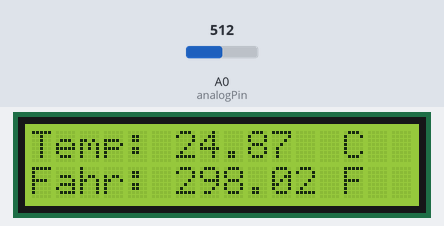
This sketch was run on a simulated Arduino Uno, built with avr-gcc and run on an emulated ATmega328P. On the bench: 16×2 character LCD. The test bench sets the inputs (shaded band); at power-on: A0 (analogPin) = 512. What the sketch prints to the serial monitor is not drawn.

Above: at 1.2 s.
1.3 s: A0 (analogPin) set to 680
At 3.1 s:
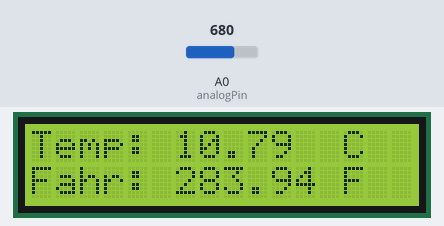
3.5 s: A0 (analogPin) set to 703
At 5.0 s:
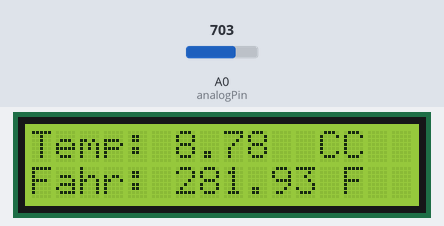
5.5 s: A0 (analogPin) set to 786
At 6.9 s:
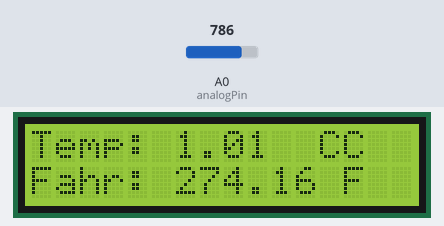
7.6 s: A0 (analogPin) set to 810
At 8.9 s:
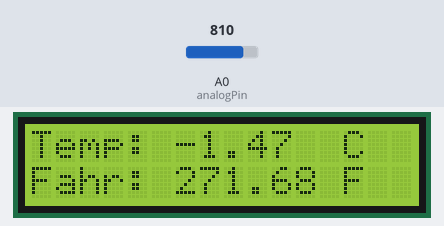
9.6 s: A0 (analogPin) set to 1014
At 10.7 s:
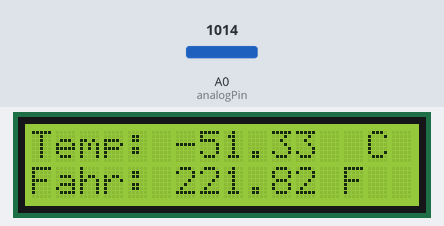
11.6 s: A0 (analogPin) set to 1023
At 12.6 s:
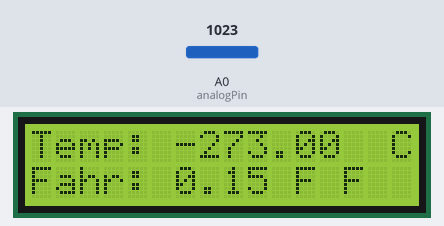
Timing chart, 0 to 14.6 s (numbered marks = the images above; inputs shaded):
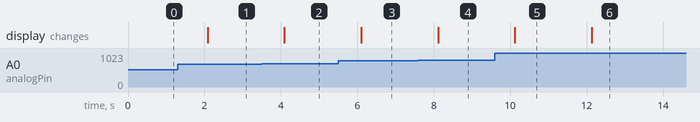

Measured:
- the behaviour switches between 689 and 690 on A0 (analogPin) (found by bisection; images 1 and 2)
- the behaviour switches between 795 and 796 on A0 (analogPin) (found by bisection; images 3 and 4)
- the behaviour switches between 1022 and 1023 on A0 (analogPin) (found by bisection; images 5 and 6)
- after the input at 1.3 s, the display: changes after 0.78 s (image 1)
- after the input at 3.5 s, the display: changes after 0.59 s (image 2)
- after the input at 5.5 s, the display: changes after 0.60 s (image 3)
- after the input at 7.6 s, the display: changes after 0.51 s (image 4)
- after the input at 9.6 s, the display: changes after 0.52 s (image 5)
- after the input at 11.6 s, the display: changes after 0.53 s (image 6)

The sketch:

analogRes.ino
```cpp
#include <LiquidCrystal.h>
// initialize the library with the numbers of the interface pins
LiquidCrystal lcd(4, 5, 9, 10, 11, 12);

#define analogPin  A0 //the thermistor attach to
#define beta 4090 //the beta of the thermistor

void setup()
{
  // set up the LCD's number of columns and rows:
  lcd.begin(16, 2);
  lcd.clear();
  lcd.setCursor(0, 1);

  lcd.print("Hello!");
  Serial.begin(9600);
  Serial.println("Serial intialized");
}

void loop()
{
  //read thermistor value
  long a =1023 - analogRead(analogPin);
  Serial.println(a);
  //the calculating formula of temperature
  float tempC = beta /(log((1025.0 * 10 / a - 10) / 10) + beta / 298.0) - 273.0;
  float tempF = tempC + 273.15;
  // Print a message of "Temp: "to the LCD.
  // set the cursor to column 0, line 0
  lcd.setCursor(0, 0);
  lcd.print("Temp: ");
  // Print a centigrade temperature to the LCD.
  lcd.print(tempC);
  // Print the unit of the centigrade temperature to the LCD.
  lcd.print("  C");
  // set the cursor to column 0, line 1
  // (note: line 1 is the second row, since counting begins with 0):
  lcd.setCursor(0, 1);
  lcd.print("Fahr: ");
  // Print a Fahrenheit temperature to the LCD.
  lcd.print(tempF);
  // Print the unit of the Fahrenheit temperature to the LCD.
  lcd.print(" F");
  delay(1000); //wait for 100 milliseconds
}
```
